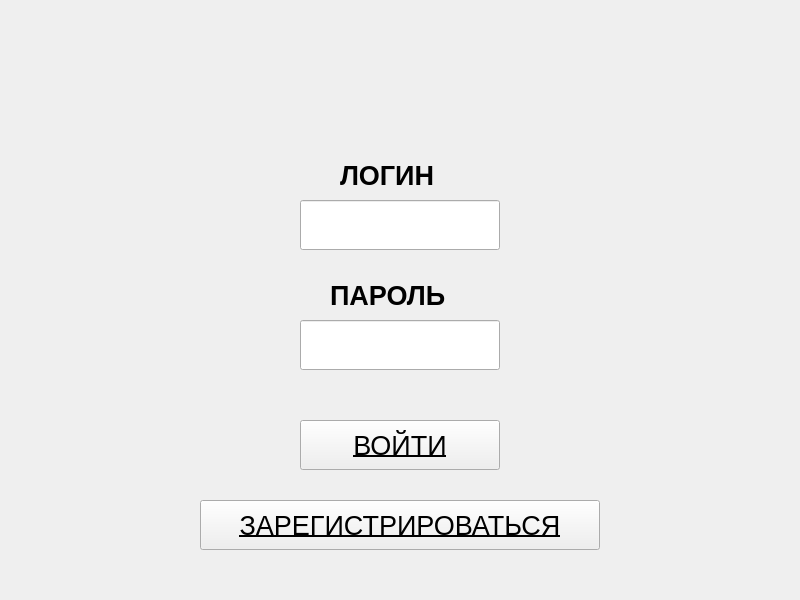
<?xml version="1.0" encoding="UTF-8"?>
<ui version="4.0">
 <class>Authorization</class>
 <widget class="QWidget" name="Authorization">
  <property name="geometry">
   <rect>
    <x>0</x>
    <y>0</y>
    <width>800</width>
    <height>600</height>
   </rect>
  </property>
  <property name="windowTitle">
   <string>Form</string>
  </property>
  <widget class="QPushButton" name="enterButton">
   <property name="geometry">
    <rect>
     <x>300</x>
     <y>420</y>
     <width>200</width>
     <height>50</height>
    </rect>
   </property>
   <property name="font">
    <font>
     <pointsize>20</pointsize>
     <weight>50</weight>
     <italic>false</italic>
     <bold>false</bold>
     <underline>true</underline>
    </font>
   </property>
   <property name="text">
    <string>ВОЙТИ</string>
   </property>
  </widget>
  <widget class="QLabel" name="errorLabel">
   <property name="geometry">
    <rect>
     <x>136</x>
     <y>19</y>
     <width>631</width>
     <height>91</height>
    </rect>
   </property>
   <property name="font">
    <font>
     <pointsize>15</pointsize>
     <weight>75</weight>
     <bold>true</bold>
    </font>
   </property>
   <property name="text">
    <string/>
   </property>
  </widget>
  <widget class="QLabel" name="loginLabel">
   <property name="geometry">
    <rect>
     <x>340</x>
     <y>150</y>
     <width>131</width>
     <height>50</height>
    </rect>
   </property>
   <property name="font">
    <font>
     <pointsize>20</pointsize>
     <weight>75</weight>
     <bold>true</bold>
    </font>
   </property>
   <property name="text">
    <string>ЛОГИН</string>
   </property>
  </widget>
  <widget class="QLabel" name="passwordLabel">
   <property name="geometry">
    <rect>
     <x>330</x>
     <y>270</y>
     <width>151</width>
     <height>50</height>
    </rect>
   </property>
   <property name="font">
    <font>
     <pointsize>20</pointsize>
     <weight>75</weight>
     <bold>true</bold>
    </font>
   </property>
   <property name="text">
    <string>ПАРОЛЬ</string>
   </property>
  </widget>
  <widget class="QLineEdit" name="loginLineEdit">
   <property name="geometry">
    <rect>
     <x>300</x>
     <y>200</y>
     <width>200</width>
     <height>50</height>
    </rect>
   </property>
   <property name="text">
    <string/>
   </property>
  </widget>
  <widget class="QLineEdit" name="passordLineEdit">
   <property name="geometry">
    <rect>
     <x>300</x>
     <y>320</y>
     <width>200</width>
     <height>50</height>
    </rect>
   </property>
  </widget>
  <widget class="QPushButton" name="regButton">
   <property name="geometry">
    <rect>
     <x>200</x>
     <y>500</y>
     <width>400</width>
     <height>50</height>
    </rect>
   </property>
   <property name="font">
    <font>
     <pointsize>20</pointsize>
     <weight>50</weight>
     <bold>false</bold>
     <underline>true</underline>
    </font>
   </property>
   <property name="text">
    <string>ЗАРЕГИСТРИРОВАТЬСЯ</string>
   </property>
  </widget>
 </widget>
 <resources/>
 <connections>
  <connection>
   <sender>enterButton</sender>
   <signal>clicked()</signal>
   <receiver>Authorization</receiver>
   <slot>on_entry_clicked()</slot>
   <hints>
    <hint type="sourcelabel">
     <x>399</x>
     <y>444</y>
    </hint>
    <hint type="destinationlabel">
     <x>399</x>
     <y>299</y>
    </hint>
   </hints>
  </connection>
 </connections>
 <slots>
  <slot>on_entry_clicked()</slot>
 </slots>
</ui>
